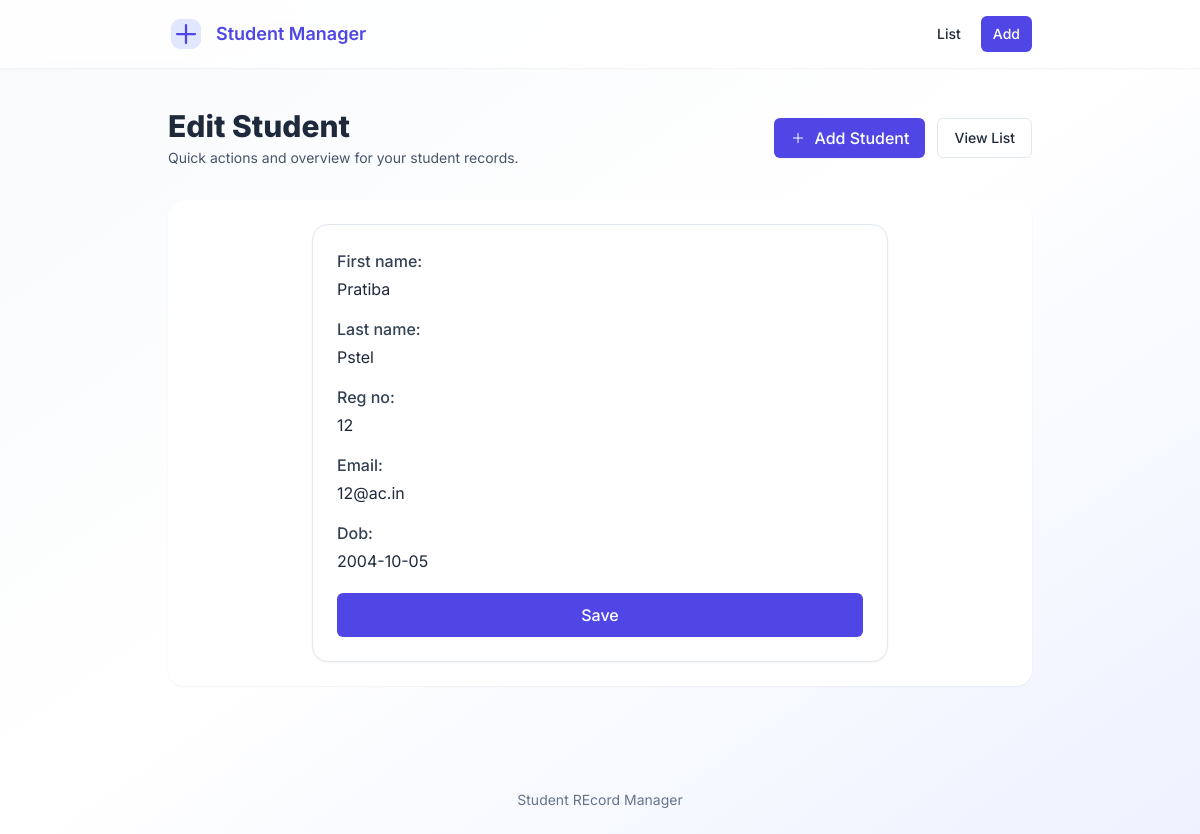
The page /5/edit/ on the database its author committed.
### students/models.py (models this page shows, shortened)
class Student(models.Model):
    first_name=models.CharField(max_length=25)
    last_name=models.CharField(max_length=25)
    Reg_no=models.PositiveIntegerField(unique=True)
    email=models.EmailField(blank=True)
    dob=models.DateField()
    created_at=models.DateTimeField(auto_now_add=True)
    course=models.CharField(max_length=25)

### students/views.py (the view)
# urls.py: path('<int:pk>/edit/', views.StudentUpdateView.as_view(), name='student_update'),
class StudentUpdateView(UpdateView):
    model = Student
    form_class = StudentForm
    template_name = 'student_form.html'
    success_url = reverse_lazy('students:student_list')

### students/forms.py
class StudentForm(forms.ModelForm):
    class Meta:
        model=Student
        fields = ['first_name', 'last_name', 'Reg_no', 'email', 'dob']

### students/templates/student_form.html (shortened to what this page needs)
{% extends "base.html" %}
{% block page_heading %}{% if student %}Edit Student{% else %}Add Student{% endif %}{% endblock %}
{% block content %}
<div class="max-w-xl mx-auto">
  <form method="post" class="bg-white rounded-2xl p-6 shadow-sm border border-slate-200 flex flex-col gap-5">
    <div class="space-y-4">
      {% for field in form %}
        <div>
          <label class="block font-medium mb-1 text-slate-700">{{ field.label }}:</label>
          <div class="mt-1">
            {{ field }}
          </div>
        </div>
      {% endfor %}
    </div>
    <button type="submit" class="w-full py-2.5 rounded-md bg-indigo-600 text-white font-medium hover:bg-indigo-700 transition">
      Save
    </button>
  </form>
</div>
{% endblock %}

### students/templates/base.html (style rules this page uses)
:root { font-family: 'Inter', system-ui, -apple-system, 'Segoe UI', Roboto, 'Helvetica Neue', Arial; }

### rows shown on the page
Student: form "Pratiba" "Pstel" "12" "12@ac.in" "2004-10-05"

### other values the page prints
{{ field.label }} "First name" "Last name" "Reg no" "Email" "Dob"
